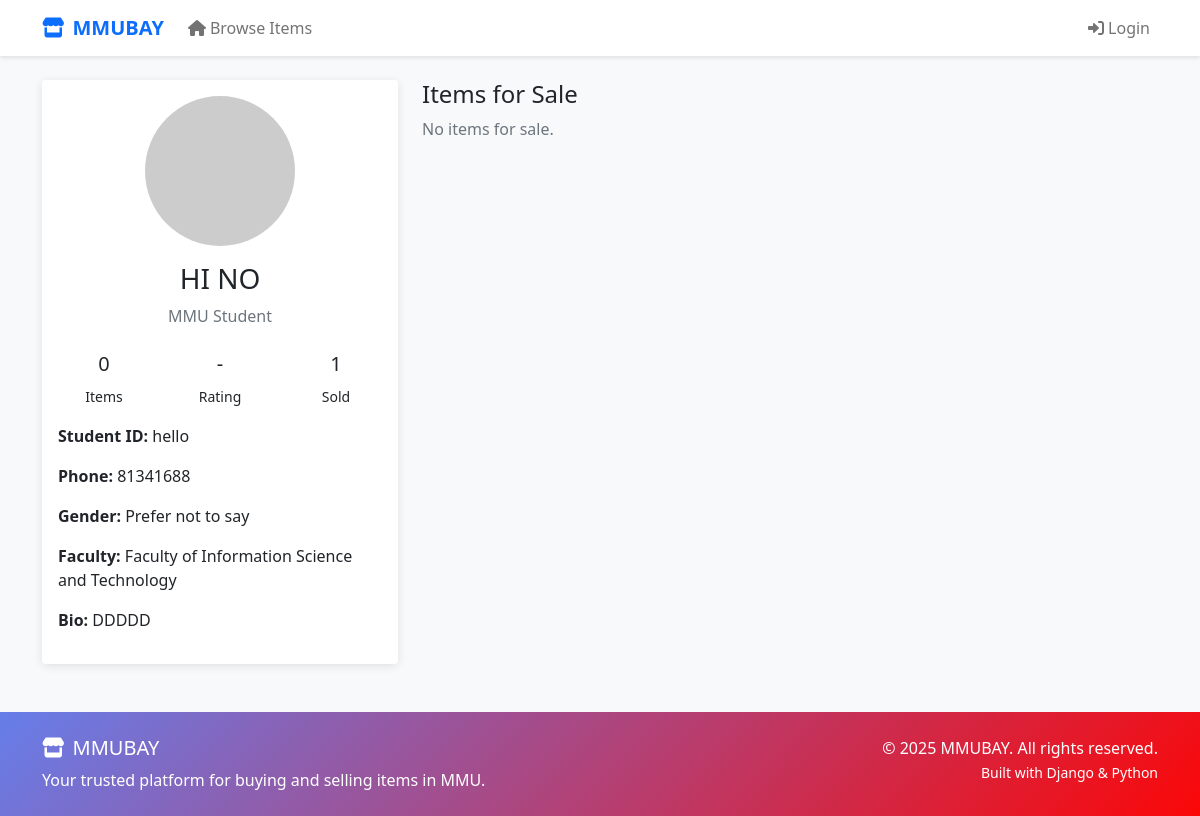
/market/profile/Dylan/, run on an earlier commit of the app's database.
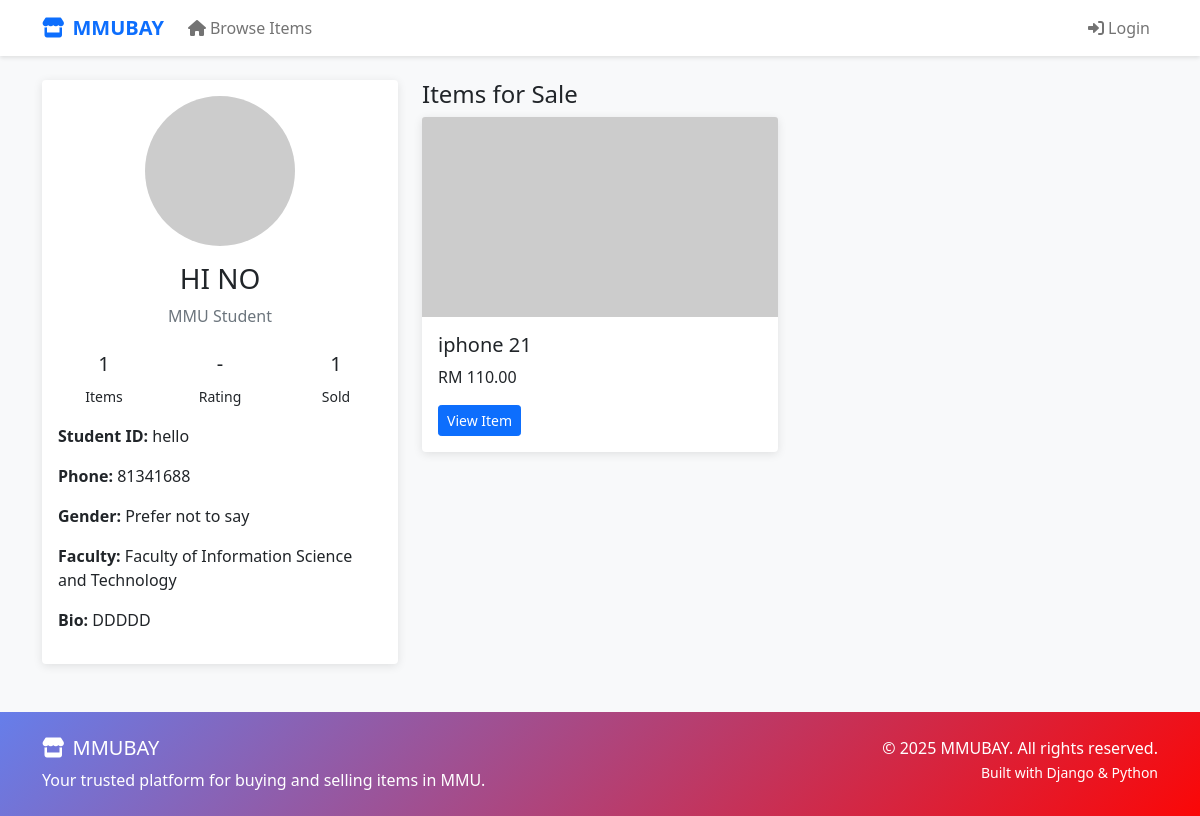
And on a later commit of the database.
### market/models.py (models this page shows, shortened)
class Item(models.Model):
    CONDITION_CHOICES = [
        ("New", "New"),
        ("Used", "Used"),
    ]
    seller = models.ForeignKey(User, on_delete=models.CASCADE)
    title = models.CharField(max_length=200)
    description = models.TextField()
    category = models.CharField(max_length=100)
    price = models.DecimalField(max_digits=10, decimal_places=2)
    condition = models.CharField(max_length=20, choices=CONDITION_CHOICES)
    pickup_point = models.ForeignKey(PickupPoint, on_delete=models.SET_NULL, null=True)
    created_at = models.DateTimeField(auto_now_add=True)
    is_sold = models.BooleanField(default=False)
    class Meta:
        ordering = ['-created_at']

### market/views.py (the view)
# urls.py: path('profile/<str:username>/', views.view_profile, name='view_profile'),
def view_profile(request, username):
    try:
        profile_user = get_object_or_404(User, username=username)
        if not hasattr(profile_user, 'userprofile'):
            from accounts.models import UserProfile
            UserProfile.objects.create(user=profile_user, student_id=f"STD{profile_user.id:06d}")
        items = Item.objects.filter(seller=profile_user, is_sold=False)
        items_sold = profile_user.userprofile.items_sold
        items_bought = profile_user.userprofile.items_bought
        context = {
            'profile_user': profile_user,
            'items': items,
            'items_count': items.count(),
            'items_sold': items_sold,
            'items_bought': items_bought,  # 新增购买统计
            'rating': 0,  # 初始评分设为0
            'is_own_profile': request.user == profile_user,
        }
        return render(request, 'market/public_profile.html', context)
    except Exception as e:
        return redirect('profile')

### market/templates/market/public_profile.html (shortened to what the changed rows need)
{% extends 'market/base.html' %}
{% block content %}
<div class="container mt-4">
    <div class="row">
        <div class="col-md-4">
            <div class="card">
                <div class="card-body text-center">
                    <div class="row text-center mt-4">
                        <div class="col-4">
                            <h5>{{ items_count }}</h5>
                            <small>Items</small>
                        </div>
                    </div>
                </div>
            </div>
        </div>
        <div class="col-md-8">
            <div class="row">
                {% for item in items %}
                <div class="col-md-6 mb-3">
                    <div class="card">
                        <img src="{{ item.images.first.image.url|default:'https://via.placeholder.com/300' }}"
                             class="card-img-top" alt="{{ item.title }}" style="height: 200px; object-fit: cover;">
                        <div class="card-body">
                            <h5 class="card-title">{{ item.title }}</h5>
                            <p class="card-text">RM {{ item.price }}</p>
                            <a href="{% url 'item_detail' item.id %}" class="btn btn-primary btn-sm">View Item</a>
                        </div>
                    </div>
                </div>
                {% empty %}
                <div class="col-12">
                    <p class="text-muted">No items for sale.</p>
                </div>
                {% endfor %}
            </div>
        </div>
    </div>
</div>
{% endblock %}

What changed in the data, as far as the page shows it:
added Item: title "iphone 21", price "110.00"
Also different on the page:
{{ items_count }}: "0" → "1"
text no longer shown: "No items for sale."
